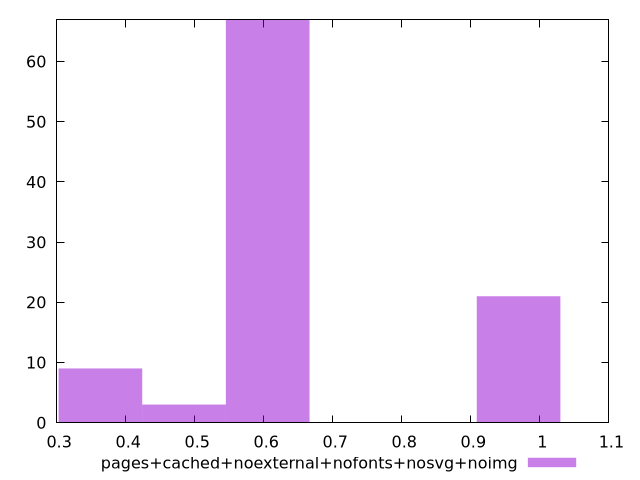

Reproduce this figure in gnuplot.
$_pagesCachedNoexternalNofontsNosvgNoimg <<EOF
0.6057468307944025 67
0.3634480984766415 9
0.969194929271044 21
0.484597464635522 3
EOF
set key outside below
set terminal pngcairo
set output "report_00004_2020-11-02T20-21-41.718Z/cumulative-layout-shift/pages+cached+noexternal+nofonts+nosvg+noimg//hist.png"
set yrange [0:67]
set boxwidth 0.1211493661588805
set style fill transparent solid 0.5 noborder
plot $_pagesCachedNoexternalNofontsNosvgNoimg title "pages+cached+noexternal+nofonts+nosvg+noimg" with boxes ,
